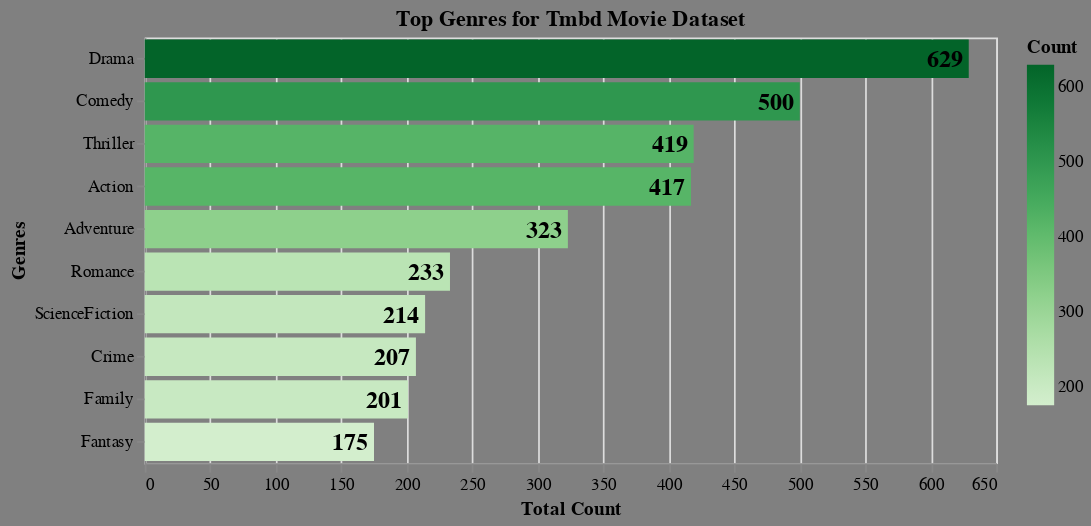

Here is the notebook cell this chart was saved with:
### Code cell
# Plot a horizontal bar chart of top genres and their count
bars = alt.Chart(genre_counts).mark_bar().encode(
    y= alt.Y('Genres:N', sort = '-x'),
    x=alt.X('Count:Q'),
    color = alt.Color('Count', scale=alt.Scale(scheme='greens'))
).properties(
    title='Top Genres for Tmbd Movie Dataset',
    width = 500,
    height = 250
)

text = alt.Chart(genre_counts).mark_text(
                                dx=-14, dy=1, 
                                color='black', 
                                fontStyle='bold',
                                fontSize=14).encode(
    y=alt.Y('Genres:N', sort = '-x'),
    x=alt.X('Count:Q', title = 'Total Count', stack='zero'),
    text=alt.Text('Count:Q')
)

(bars + text).configure(background='grey')

### Figure 1 — Vega-Lite specification as saved in the notebook (floating-point values rounded to 4 significant figures)
{"config": {"view": {"continuousWidth": 400, "continuousHeight": 300}, "background": "grey"}, "layer": [{"mark": "bar", "encoding": {"color": {"field": "Count", "scale": {"scheme": "greens"}, "type": "quantitative"}, "x": {"field": "Count", "type": "quantitative"}, "y": {"field": "Genres", "sort": "-x", "type": "nominal"}}, "height": 250, "title": "Top Genres for Tmbd Movie Dataset", "width": 500}, {"mark": {"type": "text", "color": "black", "dx": -14, "dy": 1, "fontSize": 14, "fontStyle": "bold"}, "encoding": {"text": {"field": "Count", "type": "quantitative"}, "x": {"field": "Count", "stack": "zero", "title": "Total Count", "type": "quantitative"}, "y": {"field": "Genres", "sort": "-x", "type": "nominal"}}}], "data": {"name": "data-3bf9268b741f4ce1887c0175bbb47de1"}, "$schema": "https://vega.github.io/schema/vega-lite/v4.17.0.json", "datasets": {"data-3bf9268b741f4ce1887c0175bbb47de1": [{"Genres": "Drama", "Count": 629}, {"Genres": "Comedy", "Count": 500}, {"Genres": "Thriller", "Count": 419}, {"Genres": "Action", "Count": 417}, {"Genres": "Adventure", "Count": 323}, {"Genres": "Romance", "Count": 233}, {"Genres": "ScienceFiction", "Count": 214}, {"Genres": "Crime", "Count": 207}, {"Genres": "Family", "Count": 201}, {"Genres": "Fantasy", "Count": 175}]}}
